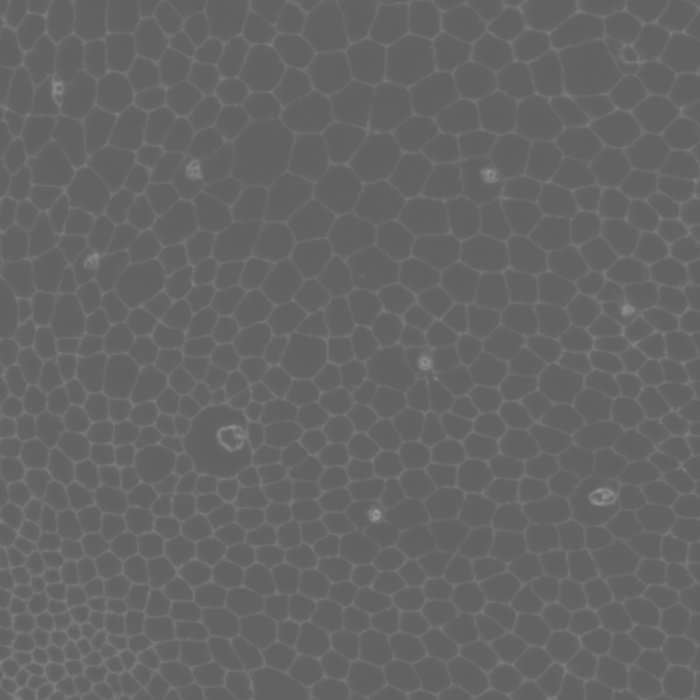
//> input picture notebooks/data/210507_subset/raw/c1_0001.tif, 700 x 700 px; the run also reads 1 picture not shown here
$ ./GetVertex ../../../../notebooks/data/210507_subset/raw/c1_0001.tif ../../../../notebooks/data/210507_subset/raw/c1_0002.tif out.png out.png   (built with g++ and OpenCV 4)
//> lines starting //> are read from the running program, lines starting //| are printed output that depends on the picture
/***
    ISHIHARA's code
    modified by 勇希 (yûki)
    last update: 2013-01-23
***/

#include <iostream>
#include <vector>
#include <string>
#include <cmath>

#include <cv.h>
#include <highgui.h>

#include "lib/openCV_util.h"
#include "lib/vertex.h"

using namespace std;

/***
    overlay edges on the source image and save the result.
    @param src_img_r a pointer to the raw image
    @param edge the vector of edges
    @param Outimage_name the output image name
    ***/
void GV_Check_Vertex(IplImage *src_img_r, vector<Edge>& edge, const char *Outimage_name)
{
    CvPoint pt1,pt2;
    // output image
    IplImage *vimg = NULL;
    // edge color
    CvScalar rcolor = CV_RGB(255, 0, 255);
    // initialize the image
    vimg = cvCreateImage( cvSize( src_img_r->widthStep,  src_img_r->height), IPL_DEPTH_8U, 3 );
    cvZero(vimg);
    // copy raw image on green channel
    for(int id1=0, id2=1; id1<src_img_r->height*src_img_r->widthStep; id1++, id2+=3)
        vimg->imageData[id2] = src_img_r->imageData[id1];
    // overlay edges
    for(unsigned int i=0; i<edge.size(); i++ )
    {
        pt1 = edge[i].X[0]; pt2 = edge[i].X[1];
        cvLine (vimg, pt1, pt2, rcolor, 1, CV_AA, 0); // draw line
    }
    // save output image
    cvSaveImage(Outimage_name,vimg);
    // free image
    cvReleaseImage(&vimg);
}


/***
    MAIN
    usage: [raw_img] [seg_img] [out_img] [out_dat]
                                   ^ optional ^
        ***/
int main( int argc, char** argv )
{
    // raw image pointer
    IplImage *src_img_r = NULL;
    // seg image pointer
    IplImage *img = NULL;
    // vector of junctions
    vector<Junction> junc;
    // vector of edges
    vector<Edge> edge;
    // vector of cells
    vector<VCell> cell;
    // vector of points
    vector<CvPoint> BPoints;

    // arguments check
    if(argc<3) ERRORR("Not enough arguments ...\n");

    // load raw image
    src_img_r = cvLoadImage( argv[1], CV_LOAD_IMAGE_GRAYSCALE );
//> src_img_r is the input picture: 700 rows x 700 cols, CV_8UC1; min 96, max 154, mean 101
    // load seg image
    img = cvLoadImage( argv[2], CV_LOAD_IMAGE_GRAYSCALE );
    // if unable to read images, exit with ERRORR
    if( src_img_r==0 || img==0 ) ERRORR("Input file error\n");

    cout<<"# raw: "<<argv[1]<<endl<<"# seg: "<<argv[2]<<endl;
//| # raw: ../../../../notebooks/data/210507_subset/raw/c1_0001.tif
//| # seg: ../../../../notebooks/data/210507_subset/raw/c1_0002.tif

    // default image output name
    string imageoutputname="Vertex.png";
    // default data output name
    string dataoutputname="data.dat";

    // if not provided, set it to default name
    if(argc>3) imageoutputname=argv[3];
//> imageoutputname = "out.png"
    if(argc>4) dataoutputname=argv[4];
//> dataoutputname = "out.png"

    // Skeletonize (if necessary)
    cvNot( img, img );
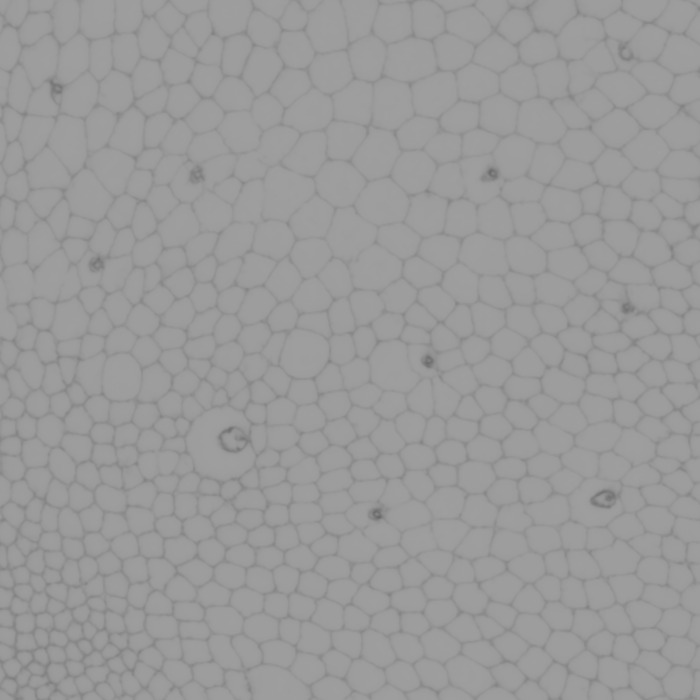
//> img: 700 rows x 700 cols, CV_8UC1; min 104, max 158, mean 153.9
//> (the run ends here: the program needs code that is not available in this run, at `Skeletonize( img );`)
